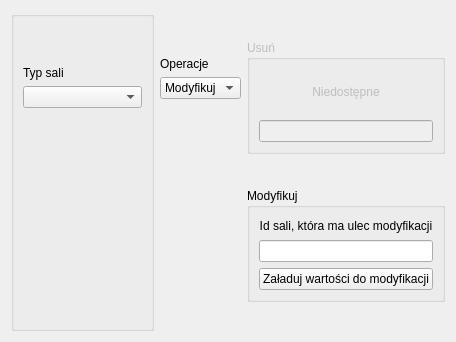
          <widget class="QWidget" name="d_sala_tab">
           <attribute name="title">
            <string>Sale</string>
           </attribute>
           <layout class="QGridLayout" name="gridLayout_6" columnstretch="3,1,2">
            <item row="0" column="0">
             <layout class="QVBoxLayout" name="verticalLayout_24">
              <item>
               <widget class="QGroupBox" name="d_sal_gM">
                <property name="title">
                 <string/>
                </property>
                <layout class="QVBoxLayout" name="verticalLayout_25" stretch="0,0,0,3,2">
                 <item>
                  <spacer name="verticalSpacer_58">
                   <property name="orientation">
                    <enum>Qt::Vertical</enum>
                   </property>
                   <property name="sizeHint" stdset="0">
                    <size>
                     <width>20</width>
                     <height>40</height>
                    </size>
                   </property>
                  </spacer>
                 </item>
                 <item>
                  <widget class="QLabel" name="label_72">
                   <property name="text">
                    <string>Typ sali</string>
                   </property>
                  </widget>
                 </item>
                 <item>
                  <widget class="QComboBox" name="d_sal_gM_type_combo">
                   <item>
                    <property name="text">
                     <string/>
                    </property>
                   </item>
                   <item>
                    <property name="text">
                     <string>Gabinet lekarski</string>
                    </property>
                   </item>
                   <item>
                    <property name="text">
                     <string>Sala operacyjna</string>
                    </property>
                   </item>
                   <item>
                    <property name="text">
                     <string>Sala z chorymi</string>
                    </property>
                   </item>
                  </widget>
                 </item>
                 <item>
                  <spacer name="verticalSpacer_59">
                   <property name="orientation">
                    <enum>Qt::Vertical</enum>
                   </property>
                   <property name="sizeHint" stdset="0">
                    <size>
                     <width>20</width>
                     <height>40</height>
                    </size>
                   </property>
                  </spacer>
                 </item>
                 <item>
                  <widget class="QLabel" name="d_sal_gM_notif_label">
                   <property name="font">
                    <font>
                     <family>Arial</family>
                     <pointsize>10</pointsize>
                    </font>
                   </property>
                   <property name="text">
                    <string>&lt;html&gt;&lt;head/&gt;&lt;body&gt;&lt;p&gt;&lt;br/&gt;&lt;/p&gt;&lt;/body&gt;&lt;/html&gt;</string>
                   </property>
                   <property name="wordWrap">
                    <bool>true</bool>
                   </property>
                  </widget>
                 </item>
                </layout>
               </widget>
              </item>
             </layout>
            </item>
            <item row="0" column="1">
             <layout class="QVBoxLayout" name="verticalLayout_26" stretch="1,0,0,5">
              <item>
               <spacer name="verticalSpacer_14">
                <property name="orientation">
                 <enum>Qt::Vertical</enum>
                </property>
                <property name="sizeHint" stdset="0">
                 <size>
                  <width>20</width>
                  <height>40</height>
                 </size>
                </property>
               </spacer>
              </item>
              <item>
               <widget class="QLabel" name="label_17">
                <property name="text">
                 <string>Operacje</string>
                </property>
               </widget>
              </item>
              <item>
               <widget class="QComboBox" name="d_sal_oper_combo">
                <item>
                 <property name="text">
                  <string>Modyfikuj</string>
                 </property>
                </item>
               </widget>
              </item>
              <item>
               <spacer name="verticalSpacer_15">
                <property name="orientation">
                 <enum>Qt::Vertical</enum>
                </property>
                <property name="sizeHint" stdset="0">
                 <size>
                  <width>20</width>
                  <height>40</height>
                 </size>
                </property>
               </spacer>
              </item>
             </layout>
            </item>
            <item row="0" column="2">
             <layout class="QVBoxLayout" name="verticalLayout_21" stretch="1,4,1,4,1">
              <item>
               <spacer name="verticalSpacer_55">
                <property name="orientation">
                 <enum>Qt::Vertical</enum>
                </property>
                <property name="sizeHint" stdset="0">
                 <size>
                  <width>20</width>
                  <height>40</height>
                 </size>
                </property>
               </spacer>
              </item>
              <item>
               <widget class="QGroupBox" name="d_sal_gU">
                <property name="enabled">
                 <bool>false</bool>
                </property>
                <property name="title">
                 <string>Usuń</string>
                </property>
                <layout class="QVBoxLayout" name="verticalLayout_22">
                 <item>
                  <widget class="QLabel" name="label_14">
                   <property name="text">
                    <string>Niedostępne</string>
                   </property>
                   <property name="alignment">
                    <set>Qt::AlignCenter</set>
                   </property>
                   <property name="wordWrap">
                    <bool>true</bool>
                   </property>
                  </widget>
                 </item>
                 <item>
                  <widget class="QLineEdit" name="d_sal_gU_idsali_edit"/>
                 </item>
                </layout>
               </widget>
              </item>
              <item>
               <spacer name="verticalSpacer_56">
                <property name="orientation">
                 <enum>Qt::Vertical</enum>
                </property>
                <property name="sizeHint" stdset="0">
                 <size>
                  <width>20</width>
                  <height>40</height>
                 </size>
                </property>
               </spacer>
              </item>
              <item>
               <widget class="QGroupBox" name="d_sal_gMod">
                <property name="title">
                 <string>Modyfikuj</string>
                </property>
                <layout class="QVBoxLayout" name="verticalLayout_23" stretch="2,1,1">
                 <item>
                  <widget class="QLabel" name="label_15">
                   <property name="text">
                    <string>Id sali, która ma ulec modyfikacji</string>
                   </property>
                   <property name="alignment">
                    <set>Qt::AlignCenter</set>
                   </property>
                   <property name="wordWrap">
                    <bool>true</bool>
                   </property>
                  </widget>
                 </item>
                 <item>
                  <widget class="QLineEdit" name="d_sal_gMod_idsali_edit"/>
                 </item>
                 <item>
                  <widget class="QPushButton" name="d_sal_gMod_butt">
                   <property name="text">
                    <string>Załaduj wartości do modyfikacji</string>
                   </property>
                  </widget>
                 </item>
                </layout>
               </widget>
              </item>
              <item>
               <spacer name="verticalSpacer_57">
                <property name="orientation">
                 <enum>Qt::Vertical</enum>
                </property>
                <property name="sizeHint" stdset="0">
                 <size>
                  <width>20</width>
                  <height>40</height>
                 </size>
                </property>
               </spacer>
              </item>
             </layout>
            </item>
           </layout>
          </widget>
